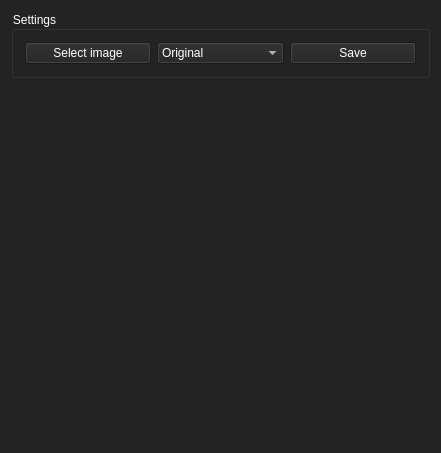
<?xml version="1.0" encoding="UTF-8"?>
<ui version="4.0">
 <class>Edge_Detection_Dialog</class>
 <widget class="QMainWindow" name="Edge_Detection_Dialog">
  <property name="windowModality">
   <enum>Qt::NonModal</enum>
  </property>
  <property name="geometry">
   <rect>
    <x>0</x>
    <y>0</y>
    <width>441</width>
    <height>453</height>
   </rect>
  </property>
  <property name="windowTitle">
   <string>Edge detection</string>
  </property>
  <property name="autoFillBackground">
   <bool>false</bool>
  </property>
  <property name="styleSheet">
   <string notr="true"/>
  </property>
  <widget class="QWidget" name="centralWidget">
   <property name="styleSheet">
    <string notr="true">background-color: #232323; color: white</string>
   </property>
   <layout class="QVBoxLayout" name="verticalLayout">
    <item>
     <widget class="QGroupBox" name="groupBox">
      <property name="title">
       <string>Settings</string>
      </property>
      <layout class="QHBoxLayout" name="horizontalLayout_2">
       <item>
        <widget class="QPushButton" name="pushButton">
         <property name="text">
          <string>Select image</string>
         </property>
        </widget>
       </item>
       <item>
        <widget class="QComboBox" name="comboBox">
         <property name="layoutDirection">
          <enum>Qt::LeftToRight</enum>
         </property>
         <property name="currentText">
          <string>Original</string>
         </property>
         <property name="currentIndex">
          <number>0</number>
         </property>
         <item>
          <property name="text">
           <string>Original</string>
          </property>
         </item>
         <item>
          <property name="text">
           <string>Canny</string>
          </property>
         </item>
         <item>
          <property name="text">
           <string>Sobel</string>
          </property>
         </item>
         <item>
          <property name="text">
           <string>Prewitt</string>
          </property>
         </item>
         <item>
          <property name="text">
           <string>Roberts</string>
          </property>
         </item>
         <item>
          <property name="text">
           <string>Scharr</string>
          </property>
         </item>
        </widget>
       </item>
       <item>
        <widget class="QPushButton" name="pushButton_2">
         <property name="text">
          <string>Save</string>
         </property>
        </widget>
       </item>
      </layout>
     </widget>
    </item>
    <item>
     <widget class="QGraphicsView" name="image">
      <property name="styleSheet">
       <string notr="true">border-style: solid; border-width: 0</string>
      </property>
     </widget>
    </item>
   </layout>
  </widget>
 </widget>
 <layoutdefault spacing="6" margin="11"/>
 <resources/>
 <connections/>
</ui>
